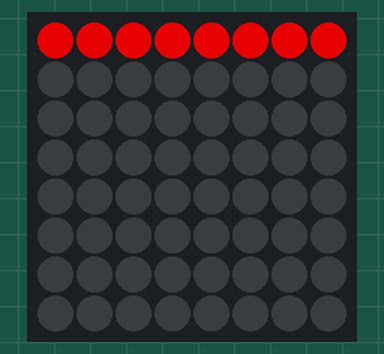
Simulated run of this program. Board: Raspberry Pi (BCM pin numbers) with a Sense HAT. On the bench: the Sense HAT's 8×8 RGB LED matrix. Dim RGB values are drawn brighter than linear; the 64×8 strip is a reading aid, not a part: it shows the text the matrix is scrolling, unrolled, one strip-width of it at a time; what the program prints to the terminal is not drawn.

Above: at 0.1 s.
At 3.1 s:
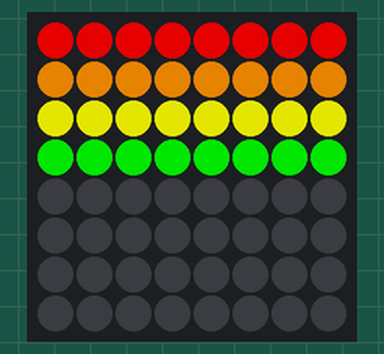
At 5.1 s:
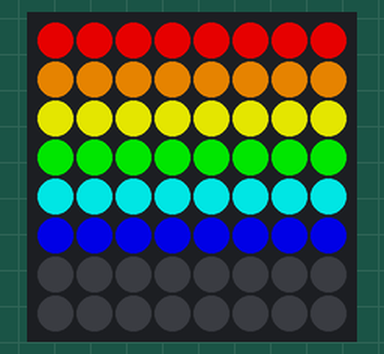
At 7.1 s:
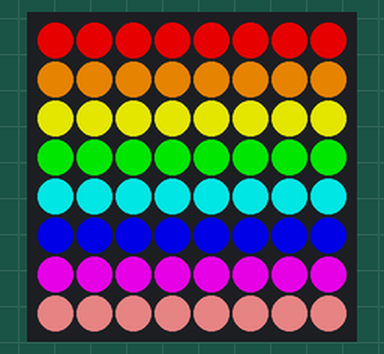
At 19.7 s:
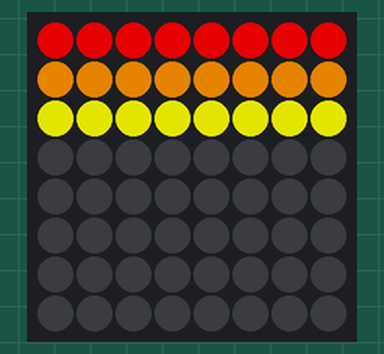
At 32.3 s:
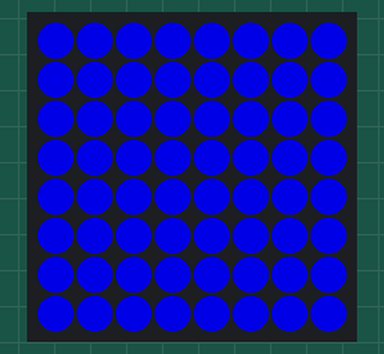

Measured:
- what the display in image 1 shows lasts 1.0 s, from 3.0 s to 4.0 s
- what the display in image 3 shows lasts 4.0 s, from 7.0 s to 11.0 s
- what the display in image 5 shows lasts 3.0 s, from 32.3 s to 35.3 s

The program:

rainbow0.py
```python
#!/usr/bin/env python3
# ========================================================================
# rainbow0.py
#
# Description: Display solid rainbow colors.
#
# Author: Jim Ing
# Date: 2024-08-15
# ========================================================================

import sys
from time import sleep
from config import sense

r = (255, 0, 0)     # red
o = (255, 128, 0)   # orange
y = (255, 255, 0)   # yellow
g = (0, 255, 0)     # green
c = (0, 255, 255)   # cyan
b = (0, 0, 255)     # blue
p = (255, 0, 255)   # purple
n = (255, 128, 128) # pink
w = (255, 255, 255) # white
k = (0, 0, 0)       # blank

rainbow = [r, o, y, g, c, b, p, n]

try:
    print ("To quit, press Ctrl+C")

    while True:
        sense.clear()

        for y in range(8):
            colour = rainbow[y]
            for x in range(8):
                sense.set_pixel(x, y, colour)

            sleep(1)
        sleep(3)

        sense.show_message("Hello!", text_colour = w, back_colour = b)
        sleep(3)

# Exit cleanly
except KeyboardInterrupt:
    print("\n" + "Stopped")

finally:
    sense.clear()
    sys.exit(0)
```

config.py
```python
#!/usr/bin/env python3
# ========================================================================
# config.py
#
# Description: Global configuration.
#
# Author: Jim Ing
# Date: 2024-08-29
# ========================================================================

from sense_hat import SenseHat
#from sense_hat import SenseHat, ACTION_PRESSED, ACTION_HELD, ACTION_RELEASED

sense = SenseHat()

sense.rotation = 0
sense.low_light = True
```
